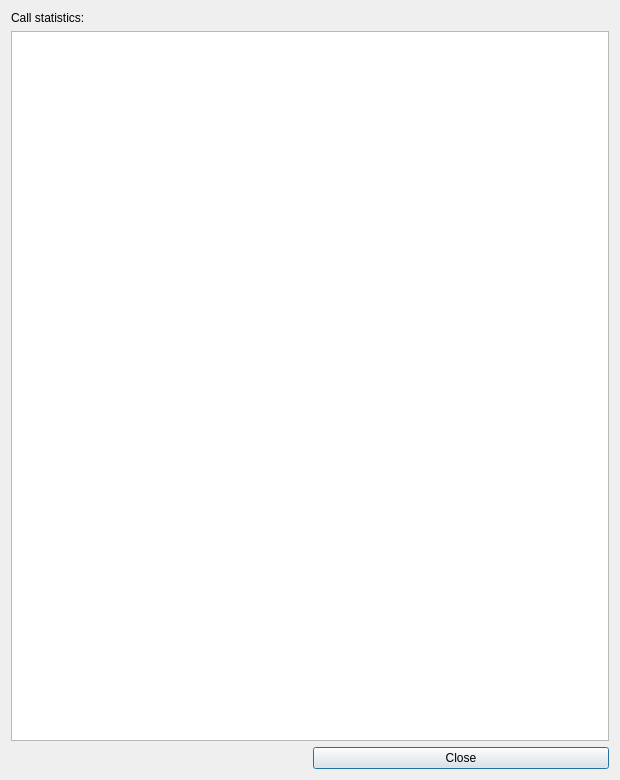
<?xml version="1.0" encoding="UTF-8"?>
<ui version="4.0">
 <class>CallStatistic</class>
 <widget class="QDialog" name="CallStatistic">
  <property name="geometry">
   <rect>
    <x>0</x>
    <y>0</y>
    <width>620</width>
    <height>780</height>
   </rect>
  </property>
  <property name="minimumSize">
   <size>
    <width>620</width>
    <height>780</height>
   </size>
  </property>
  <property name="maximumSize">
   <size>
    <width>620</width>
    <height>780</height>
   </size>
  </property>
  <property name="windowTitle">
   <string>Call info</string>
  </property>
  <layout class="QGridLayout" name="gridLayout">
   <item row="0" column="0">
    <widget class="QLabel" name="label_2">
     <property name="text">
      <string>Call statistics:</string>
     </property>
    </widget>
   </item>
   <item row="1" column="0" colspan="2">
    <widget class="QTableView" name="tableView">
     <property name="font">
      <font>
       <pointsize>12</pointsize>
      </font>
     </property>
     <property name="autoScrollMargin">
      <number>13</number>
     </property>
    </widget>
   </item>
   <item row="2" column="1">
    <widget class="QPushButton" name="pushButton_close">
     <property name="text">
      <string>Close</string>
     </property>
    </widget>
   </item>
  </layout>
 </widget>
 <resources/>
 <connections/>
</ui>
